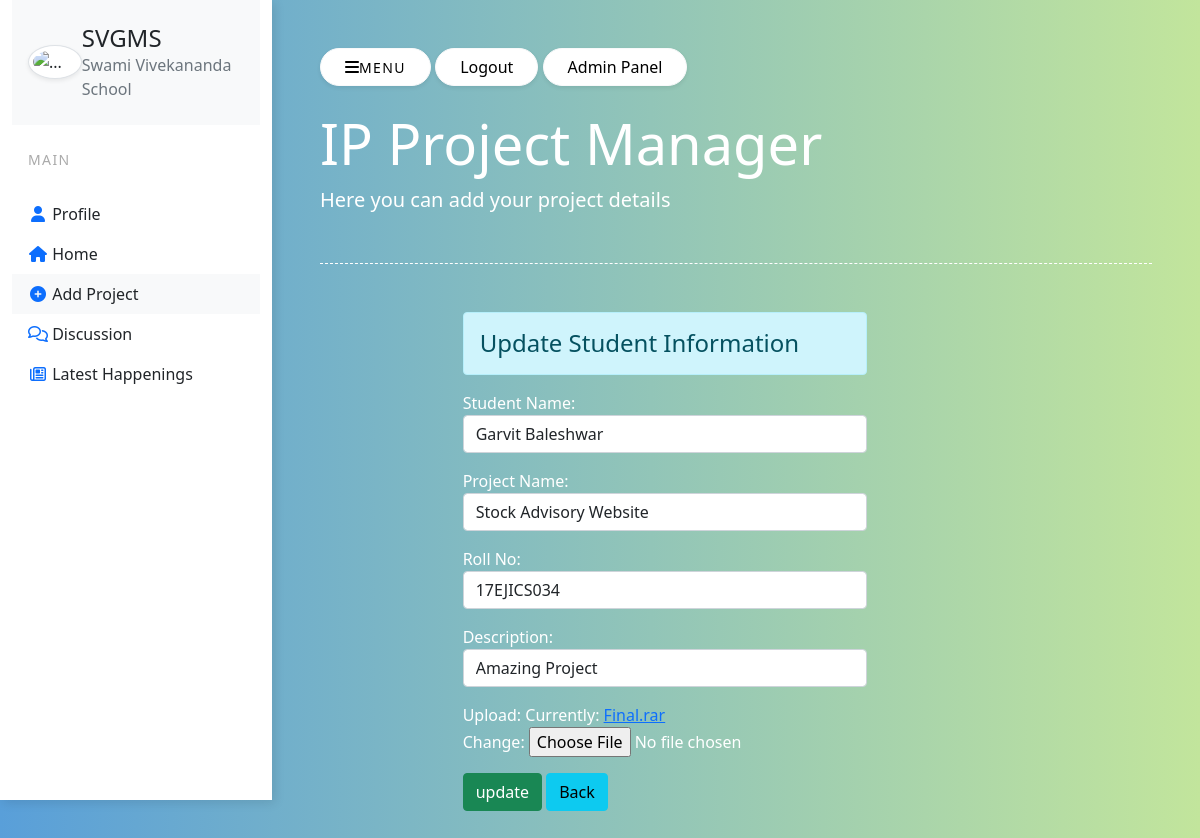
The page /117/ (signed in) on the database its author committed.
### register/models.py (models this page shows)
class MUser(models.Model):
    Student_Name = models.CharField(max_length=70)
    Project_Name = models.CharField(max_length=70)
    Roll_No = models.CharField(max_length=10)
    Description = models.TextField()
    Upload = models.FileField(null=True)
    Marks = models.CharField(max_length=3,default='0', editable=True)

### register/views.py (the view)
# urls.py: path('<int:id>/', views.update_data, name="updatedata"),
def update_data(request, id):
    if request.user.is_authenticated:
        if request.method == 'POST':
            pi = data.objects.get(pk=id)
            fm = ProjectRegistration(request.POST, request.FILES, instance = pi)
            if fm.is_valid():
                fm.save()
        else:
            pi = data.objects.get(pk=id)
            fm = ProjectRegistration(instance=pi)
        return render(request, 'register/update.html', {'form':fm})
    else:
        return HttpResponseRedirect('/login/')

### register/forms.py
class ProjectRegistration(forms.ModelForm):
    class Meta:
         model = MUser
         fields = ['Student_Name', 'Project_Name','Roll_No', 'Description','Upload']
         widgets = {
             'Student_Name' : forms.TextInput(attrs={'class':'form-control'}),
             'Project_Name' : forms.TextInput(attrs={'class':'form-control'}),
             'Roll_No' : forms.TextInput(attrs={'class':'form-control'}),
             'Description' : forms.TextInput(attrs={'class':'form-control'}),
             'Marks' : forms.HiddenInput(),
         }

### register/templates/register/update.html
{% extends 'register/base.html' %} {% block content %}
<div class="row">
    <div class="col-sm-6 offset-2">
        <h4 class="alert alert-info">Update Student Information</h4>
        <form action="" method="POST" enctype="multipart/form-data">
            {% csrf_token %} {{form.as_p}}
            <input type="submit" class="btn btn-success" value="update">
            <a href="{% url 'add&show'%}" class="btn btn-info">Back</a>
        </form>
    </div>
</div>
{% endblock content %}

### register/templates/register/base.html (style rules this page uses)
body { background: #599fd9; background: -webkit-linear-gradient(to right, #599fd9, #c2e59c); background: linear-gradient(to right, #599fd9, #c2e59c); min-height: 100vh; overflow-x: hidden; }

### rows shown on the page
MUser: Student_Name "Garvit Baleshwar", Project_Name "Stock Advisory Website", Roll_No "17EJICS034", Description "Amazing Project"
